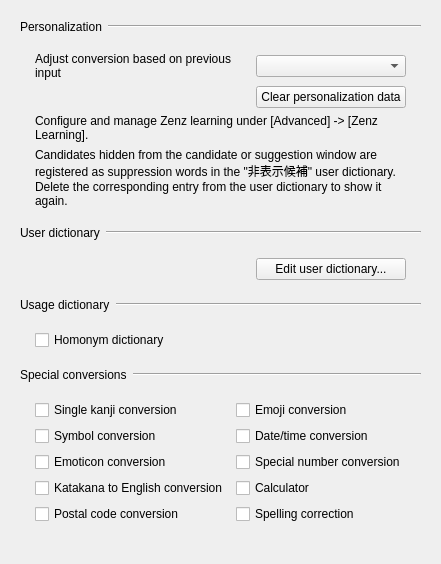
       <widget class="QWidget" name="dictionaryTab">
        <attribute name="title">
         <string>Dictionary</string>
        </attribute>
        <layout class="QVBoxLayout" name="dictionaryTabLayout">
         <property name="spacing">
          <number>0</number>
         </property>
         <item>
          <widget class="QFrame" name="personalizationHeader">
           <property name="frameShape">
            <enum>QFrame::Shape::NoFrame</enum>
           </property>
           <layout class="QHBoxLayout" name="horizontalLayout_8">
            <property name="leftMargin">
             <number>9</number>
            </property>
            <property name="topMargin">
             <number>9</number>
            </property>
            <property name="rightMargin">
             <number>9</number>
            </property>
            <property name="bottomMargin">
             <number>9</number>
            </property>
            <property name="spacing">
             <number>6</number>
            </property>
            <item>
             <widget class="QLabel" name="label">
              <property name="text">
               <string>Personalization</string>
              </property>
             </widget>
            </item>
            <item>
             <widget class="Line" name="line">
              <property name="sizePolicy">
               <sizepolicy hsizetype="MinimumExpanding" vsizetype="Fixed">
                <horstretch>0</horstretch>
                <verstretch>0</verstretch>
               </sizepolicy>
              </property>
              <property name="orientation">
               <enum>Qt::Orientation::Horizontal</enum>
              </property>
             </widget>
            </item>
           </layout>
          </widget>
         </item>
         <item>
          <widget class="QFrame" name="personalizationGroup">
           <property name="frameShape">
            <enum>QFrame::Shape::NoFrame</enum>
           </property>
           <layout class="QGridLayout" name="gridLayout_5">
            <property name="verticalSpacing">
             <number>6</number>
            </property>
            <property name="horizontalSpacing">
             <number>8</number>
            </property>
            <property name="leftMargin">
             <number>24</number>
            </property>
            <property name="topMargin">
             <number>9</number>
            </property>
            <property name="rightMargin">
             <number>24</number>
            </property>
            <property name="bottomMargin">
             <number>9</number>
            </property>
            <item row="1" column="1">
             <widget class="QPushButton" name="clearUserHistoryButton">
              <property name="text">
               <string>Clear personalization data</string>
              </property>
             </widget>
            </item>
            <item row="2" column="0" colspan="2">
             <widget class="QLabel" name="zenzLearningIndependenceNoticeLabel">
              <property name="text">
               <string>Configure and manage Zenz learning under [Advanced] -&gt; [Zenz Learning].</string>
              </property>
              <property name="wordWrap">
               <bool>true</bool>
              </property>
             </widget>
            </item>
            <item row="3" column="0" colspan="2">
             <widget class="QLabel" name="hiddenCandidateNoticeLabel">
              <property name="text">
               <string>Candidates hidden from the candidate or suggestion window are registered as suppression words in the &quot;非表示候補&quot; user dictionary. Delete the corresponding entry from the user dictionary to show it again.</string>
              </property>
              <property name="wordWrap">
               <bool>true</bool>
              </property>
             </widget>
            </item>
            <item row="0" column="0">
             <widget class="QLabel" name="label_7">
              <property name="text">
               <string>Adjust conversion based on previous input</string>
              </property>
              <property name="wordWrap">
               <bool>true</bool>
              </property>
             </widget>
            </item>
            <item row="0" column="1">
             <widget class="QComboBox" name="historyLearningLevelComboBox">
              <property name="minimumSize">
               <size>
                <width>150</width>
                <height>0</height>
               </size>
              </property>
             </widget>
            </item>
            <item row="1" column="0">
             <spacer name="horizontalSpacer_2">
              <property name="orientation">
               <enum>Qt::Orientation::Horizontal</enum>
              </property>
              <property name="sizeHint" stdset="0">
               <size>
                <width>40</width>
                <height>20</height>
               </size>
              </property>
             </spacer>
            </item>
           </layout>
          </widget>
         </item>
         <item>
          <widget class="QFrame" name="userDictionaryHeader">
           <property name="frameShape">
            <enum>QFrame::Shape::NoFrame</enum>
           </property>
           <layout class="QHBoxLayout" name="horizontalLayout_14">
            <property name="leftMargin">
             <number>9</number>
            </property>
            <property name="topMargin">
             <number>9</number>
            </property>
            <property name="rightMargin">
             <number>9</number>
            </property>
            <property name="bottomMargin">
             <number>9</number>
            </property>
            <property name="spacing">
             <number>6</number>
            </property>
            <item>
             <widget class="QLabel" name="label_6">
              <property name="text">
               <string>User dictionary</string>
              </property>
             </widget>
            </item>
            <item>
             <widget class="Line" name="line_6">
              <property name="sizePolicy">
               <sizepolicy hsizetype="MinimumExpanding" vsizetype="Fixed">
                <horstretch>0</horstretch>
                <verstretch>0</verstretch>
               </sizepolicy>
              </property>
              <property name="orientation">
               <enum>Qt::Orientation::Horizontal</enum>
              </property>
             </widget>
            </item>
           </layout>
          </widget>
         </item>
         <item>
          <widget class="QFrame" name="userDictionaryGroup">
           <property name="frameShape">
            <enum>QFrame::Shape::NoFrame</enum>
           </property>
           <layout class="QGridLayout" name="gridLayout_6">
            <property name="verticalSpacing">
             <number>6</number>
            </property>
            <property name="horizontalSpacing">
             <number>8</number>
            </property>
            <property name="leftMargin">
             <number>24</number>
            </property>
            <property name="topMargin">
             <number>9</number>
            </property>
            <property name="rightMargin">
             <number>24</number>
            </property>
            <property name="bottomMargin">
             <number>9</number>
            </property>
            <item row="0" column="1">
             <spacer name="horizontalSpacer">
              <property name="orientation">
               <enum>Qt::Orientation::Horizontal</enum>
              </property>
              <property name="sizeHint" stdset="0">
               <size>
                <width>40</width>
                <height>20</height>
               </size>
              </property>
             </spacer>
            </item>
            <item row="0" column="2">
             <widget class="QPushButton" name="editUserDictionaryButton">
              <property name="sizePolicy">
               <sizepolicy hsizetype="Maximum" vsizetype="Fixed">
                <horstretch>0</horstretch>
                <verstretch>0</verstretch>
               </sizepolicy>
              </property>
              <property name="minimumSize">
               <size>
                <width>150</width>
                <height>0</height>
               </size>
              </property>
              <property name="text">
               <string>Edit user dictionary...</string>
              </property>
             </widget>
            </item>
           </layout>
          </widget>
         </item>
         <item>
          <widget class="QFrame" name="usageDictionaryHeader">
           <property name="frameShape">
            <enum>QFrame::Shape::NoFrame</enum>
           </property>
           <layout class="QHBoxLayout" name="horizontalLayout_24">
            <property name="leftMargin">
             <number>9</number>
            </property>
            <property name="topMargin">
             <number>9</number>
            </property>
            <property name="rightMargin">
             <number>9</number>
            </property>
            <property name="bottomMargin">
             <number>9</number>
            </property>
            <property name="spacing">
             <number>6</number>
            </property>
            <item>
             <widget class="QLabel" name="label_9">
              <property name="text">
               <string>Usage dictionary</string>
              </property>
             </widget>
            </item>
            <item>
             <widget class="Line" name="line_9">
              <property name="sizePolicy">
               <sizepolicy hsizetype="MinimumExpanding" vsizetype="Fixed">
                <horstretch>0</horstretch>
                <verstretch>0</verstretch>
               </sizepolicy>
              </property>
              <property name="orientation">
               <enum>Qt::Orientation::Horizontal</enum>
              </property>
             </widget>
            </item>
           </layout>
          </widget>
         </item>
         <item>
          <widget class="QFrame" name="usageDictionaryGroup">
           <property name="frameShape">
            <enum>QFrame::Shape::NoFrame</enum>
           </property>
           <layout class="QGridLayout" name="gridLayout_12">
            <property name="verticalSpacing">
             <number>6</number>
            </property>
            <property name="horizontalSpacing">
             <number>8</number>
            </property>
            <property name="leftMargin">
             <number>24</number>
            </property>
            <property name="topMargin">
             <number>9</number>
            </property>
            <property name="rightMargin">
             <number>24</number>
            </property>
            <property name="bottomMargin">
             <number>9</number>
            </property>
            <item row="0" column="0">
             <widget class="QCheckBox" name="localUsageDictionaryCheckBox">
              <property name="text">
               <string>Homonym dictionary</string>
              </property>
             </widget>
            </item>
            <item row="0" column="1">
             <spacer name="horizontalSpacer_5">
              <property name="orientation">
               <enum>Qt::Orientation::Horizontal</enum>
              </property>
              <property name="sizeHint" stdset="0">
               <size>
                <width>20</width>
                <height>20</height>
               </size>
              </property>
             </spacer>
            </item>
           </layout>
          </widget>
         </item>
         <item>
          <widget class="QFrame" name="specialConversionsHeader">
           <property name="frameShape">
            <enum>QFrame::Shape::NoFrame</enum>
           </property>
           <layout class="QHBoxLayout" name="horizontalLayout_22">
            <property name="leftMargin">
             <number>9</number>
            </property>
            <property name="topMargin">
             <number>9</number>
            </property>
            <property name="rightMargin">
             <number>9</number>
            </property>
            <property name="bottomMargin">
             <number>9</number>
            </property>
            <property name="spacing">
             <number>6</number>
            </property>
            <item>
             <widget class="QLabel" name="specialConversionLabel">
              <property name="text">
               <string>Special conversions</string>
              </property>
             </widget>
            </item>
            <item>
             <widget class="Line" name="specialConversionLine">
              <property name="sizePolicy">
               <sizepolicy hsizetype="MinimumExpanding" vsizetype="Fixed">
                <horstretch>0</horstretch>
                <verstretch>0</verstretch>
               </sizepolicy>
              </property>
              <property name="orientation">
               <enum>Qt::Orientation::Horizontal</enum>
              </property>
             </widget>
            </item>
           </layout>
          </widget>
         </item>
         <item>
          <widget class="QFrame" name="specialConversionsGroup">
           <property name="frameShape">
            <enum>QFrame::Shape::NoFrame</enum>
           </property>
           <layout class="QGridLayout" name="gridLayout_3">
            <property name="verticalSpacing">
             <number>6</number>
            </property>
            <property name="horizontalSpacing">
             <number>8</number>
            </property>
            <property name="leftMargin">
             <number>24</number>
            </property>
            <property name="topMargin">
             <number>9</number>
            </property>
            <property name="rightMargin">
             <number>24</number>
            </property>
            <property name="bottomMargin">
             <number>9</number>
            </property>
            <item row="0" column="0">
             <widget class="QCheckBox" name="singleKanjiConversionCheckBox">
              <property name="text">
               <string>Single kanji conversion</string>
              </property>
             </widget>
            </item>
            <item row="1" column="0">
             <widget class="QCheckBox" name="symbolConversionCheckBox">
              <property name="text">
               <string>Symbol conversion</string>
              </property>
             </widget>
            </item>
            <item row="2" column="0">
             <widget class="QCheckBox" name="emoticonConversionCheckBox">
              <property name="text">
               <string>Emoticon conversion</string>
              </property>
             </widget>
            </item>
            <item row="3" column="0">
             <widget class="QCheckBox" name="t13nConversionCheckBox">
              <property name="text">
               <string>Katakana to English conversion</string>
              </property>
             </widget>
            </item>
            <item row="4" column="0">
             <widget class="QCheckBox" name="zipcodeConversionCheckBox">
              <property name="text">
               <string>Postal code conversion</string>
              </property>
             </widget>
            </item>
            <item row="4" column="1">
             <widget class="QCheckBox" name="spellingCorrectionCheckBox">
              <property name="text">
               <string>Spelling correction</string>
              </property>
             </widget>
            </item>
            <item row="3" column="1">
             <widget class="QCheckBox" name="calculatorCheckBox">
              <property name="text">
               <string>Calculator</string>
              </property>
             </widget>
            </item>
            <item row="2" column="1">
             <widget class="QCheckBox" name="numberConversionCheckBox">
              <property name="text">
               <string>Special number conversion</string>
              </property>
             </widget>
            </item>
            <item row="1" column="1">
             <widget class="QCheckBox" name="dateConversionCheckBox">
              <property name="text">
               <string>Date/time conversion</string>
              </property>
             </widget>
            </item>
            <item row="0" column="1">
             <widget class="QCheckBox" name="emojiConversionCheckBox">
              <property name="text">
               <string>Emoji conversion</string>
              </property>
             </widget>
            </item>
           </layout>
          </widget>
         </item>
         <item>
          <spacer name="dictionaryTabBottomSpacer">
           <property name="orientation">
            <enum>Qt::Orientation::Vertical</enum>
           </property>
           <property name="sizeHint" stdset="0">
            <size>
             <width>20</width>
             <height>20</height>
            </size>
           </property>
          </spacer>
         </item>
        </layout>
       </widget>
